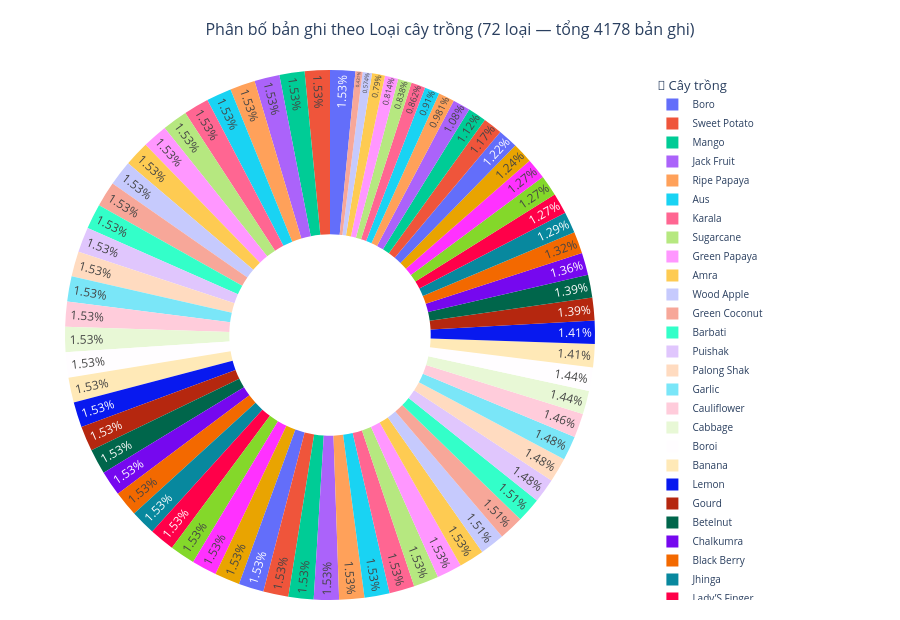

The notebook cell saved with this chart:
### Markdown cell above
## 0) Pie chart — Phân bố số bản ghi theo loại cây trồng và huyện

### Code cell
import plotly.graph_objects as go
import pandas as pd

crop_counts = df['Crop Name'].value_counts().reset_index()
crop_counts.columns = ['Crop Name', 'count']

fig_crop = go.Figure(go.Pie(
    labels=crop_counts['Crop Name'],
    values=crop_counts['count'],
    hole=0.38,
    textinfo='percent',
    textposition='inside',
    insidetextorientation='radial',
    hovertemplate=(
        '<b>%{label}</b><br>'
        'Số bản ghi: %{value}<br>'
        'Tỷ lệ: %{percent}<extra></extra>'
    ),
    legendgrouptitle_text='🌱 Cây trồng',
))

fig_crop.update_layout(
    title=dict(
        text=f'Phân bố bản ghi theo Loại cây trồng ({len(crop_counts)} loại — tổng {crop_counts["count"].sum()} bản ghi)',
        font=dict(size=16), x=0.5
    ),
    height=620,
    legend=dict(orientation='v', x=1.02, y=1, font=dict(size=10)),
    template='plotly_white',
    margin=dict(l=20, r=260, t=70, b=20)
)

fig_crop.show()

### Figure 1 — Plotly figure (JSON) as saved in the notebook; plotly's stock layout.template omitted (floating-point values rounded to 4 significant figures)
{"data": [{"hole": 0.38, "hovertemplate": "<b>%{label}</b><br>Số bản ghi: %{value}<br>Tỷ lệ: %{percent}<extra></extra>", "insidetextorientation": "radial", "labels": ["Boro", "Sweet Potato", "Mango", "Jack Fruit", "Ripe Papaya", "Aus", "Karala", "Sugarcane", "Green Papaya", "Amra", "Wood Apple", "Green Coconut", "Barbati", "Puishak", "Palong Shak", "Garlic", "Cauliflower", "Cabbage", "Boroi", "Banana", "Lemon", "Gourd", "Betelnut", "Chalkumra", "Black Berry", "Jhinga", "Lady’S Finger", "Radish", "Chili", "Onion", "Cucumber", "Jambura", "Beans", "Aman", "Pumpkin", "Lal Shak", "Laushak", "Danta Shak", "Danta", "Guava", "Rape & Mustard", "Taramind", "Kakrol", "Maize 2", "Lentil", "Green Palmyra", "Sesame", "Date Palm", "Groundnut", "Kolmi Shak", "Dalim", "Jamrul", "Mug", "Wheat", "Motor", "Mashkalai", "Carrot", "Ginger", "Mukhi Kachu", "Patal", "Jute", "Gram", "Safeda", "Palmyra Palm", "Pineapple", "Oal Kachu", "Maize 1", "Shalgom", "Malta", "Arhar", "Tobacco", "Cheena"], "legendgrouptitle": {"text": "🌱 Cây trồng"}, "textinfo": "percent", "textposition": "inside", "type": "pie", "values": [64, 64, 64, 64, 64, 64, 64, 64, 64, 64, 64, 64, 64, 64, 64, 64, 64, 64, 64, 64, 64, 64, 64, 64, 64, 64, 64, 64, 64, 64, 64, 64, 64, 64, 64, 64, 64, 64, 64, 64, 63, 63, 63, 62, 62, 62, 61, 60, 60, 59, 59, 58, 58, 57, 55, 54, 53, 53, 53, 52, 51, 49, 47, 45, 41, 38, 36, 35, 34, 33, 24, 18]}], "layout": {"height": 620, "legend": {"font": {"size": 10}, "orientation": "v", "x": 1.02, "y": 1}, "margin": {"b": 20, "l": 20, "r": 260, "t": 70}, "title": {"font": {"size": 16}, "text": "Phân bố bản ghi theo Loại cây trồng (72 loại — tổng 4178 bản ghi)", "x": 0.5}}}
